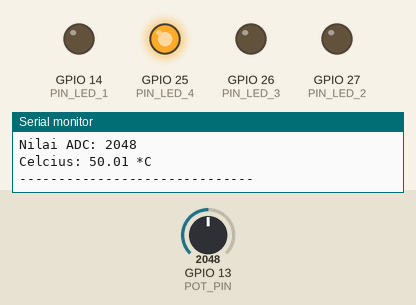
The program below on a simulated ESP32. On the bench: output pins drawn as LEDs (lit = HIGH), the last lines printed to the serial monitor. The inputs (shaded band) are chosen by the test bench; at power-on: GPIO 13 (POT_PIN) = 2048.

Above: at 1.8 s.
1.9 s: GPIO 13 (POT_PIN) set to 1298
3.4 s: GPIO 13 (POT_PIN) set to 1191
At 5.1 s:
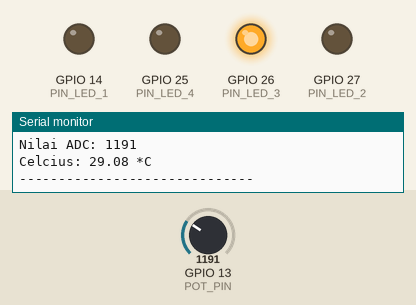
5.6 s: GPIO 13 (POT_PIN) set to 1095
7.4 s: GPIO 13 (POT_PIN) set to 998
At 8.9 s:
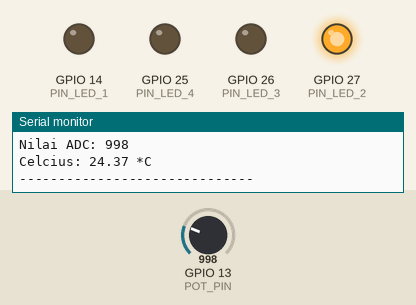
9.8 s: GPIO 13 (POT_PIN) set to 657
11.6 s: GPIO 13 (POT_PIN) set to 564
At 13.7 s:
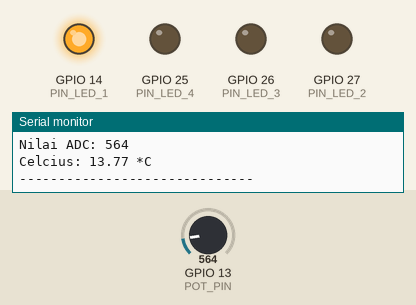
Timing chart, 0 to 14.9 s (numbered marks = the images above; inputs shaded):
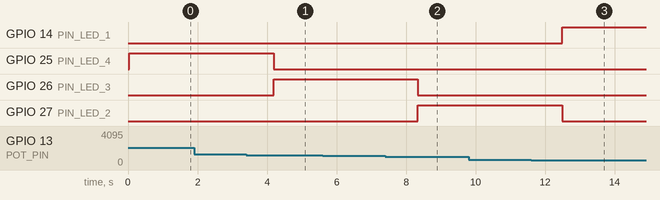

The program:

main.cpp
```cpp
#include <Arduino.h>

#define POT_PIN 13
#define PIN_LED_1 14
#define PIN_LED_2 27
#define PIN_LED_3 26
#define PIN_LED_4 25

int adcValue = 0;
float celcius = 0;

uint8_t currentPinOn = 0;

//definition
void turnOnlyOneLed(uint8_t pinGoingToOn);
void checkLed(float celcius);

void setup() {
  // put your setup code here, to run once:
  Serial.begin(9600);
  pinMode(PIN_LED_1, OUTPUT);
  pinMode(PIN_LED_2, OUTPUT);
  pinMode(PIN_LED_3, OUTPUT);
  pinMode(PIN_LED_4, OUTPUT);
}

void loop() {
  // put your main code here, to run repeatedly:'
  adcValue = analogRead(POT_PIN);
  Serial.println("------------------------------");
  String printData = "Nilai ADC: " + String(adcValue);
  Serial.println(printData);
  celcius = ((float) adcValue / 4095.0) * 100.0;
  printData = "Celcius: " + String(celcius) + " *C";
  Serial.println(printData);
  Serial.println("------------------------------");

  checkLed(celcius);

  delay(1000);
}

//declaration
void checkLed(float celcius) {
  if (celcius < 15) {
    turnOnlyOneLed(PIN_LED_1);
  }
  else if (celcius <= 25) {
    turnOnlyOneLed(PIN_LED_2);
  }
  else if (celcius <= 30) {
    turnOnlyOneLed(PIN_LED_3);
  }
  else {
    turnOnlyOneLed(PIN_LED_4);
  }
}


void turnOnlyOneLed(uint8_t pinGoingToOn) {
  //turn off led only when any led on before
  if (currentPinOn != 0) {
    digitalWrite(currentPinOn, LOW);
  }

  digitalWrite(pinGoingToOn, HIGH);
  currentPinOn = pinGoingToOn;
}
```

Measured:
- the behaviour switches between 1229 and 1228 on GPIO 13 (POT_PIN) (found by bisection; images 0 and 1)
- the behaviour switches between 1024 and 1023 on GPIO 13 (POT_PIN) (found by bisection; images 1 and 2)
- the behaviour switches between 615 and 614 on GPIO 13 (POT_PIN) (found by bisection; images 2 and 3)
- after the input at 3.4 s, GPIO 25 (PIN_LED_4): HIGH → LOW after 0.79 s; GPIO 26 (PIN_LED_3): LOW → HIGH after 0.79 s
- after the input at 7.4 s, GPIO 26 (PIN_LED_3): HIGH → LOW after 0.94 s; GPIO 27 (PIN_LED_2): LOW → HIGH after 0.94 s
- after the input at 11.6 s, GPIO 14 (PIN_LED_1): LOW → HIGH after 0.88 s; GPIO 27 (PIN_LED_2): HIGH → LOW after 0.88 s
